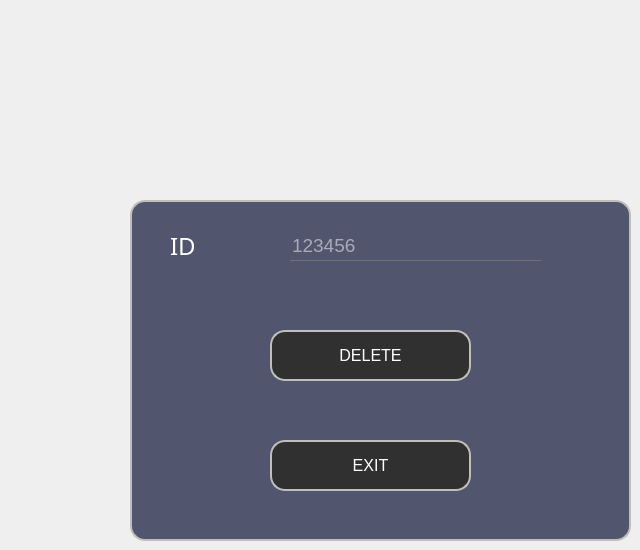
    <widget class="QWidget" name="tab_27">
     <attribute name="title">
      <string>tab25 supprimeraj</string>
     </attribute>
     <widget class="QFrame" name="add_employee_9">
      <property name="geometry">
       <rect>
        <x>130</x>
        <y>200</y>
        <width>501</width>
        <height>341</height>
       </rect>
      </property>
      <property name="styleSheet">
       <string notr="true">QFrame
{
	background:#51556e;
border: 2px solid #bfbeba;
    border-radius:15px;
}</string>
      </property>
      <property name="frameShape">
       <enum>QFrame::StyledPanel</enum>
      </property>
      <property name="frameShadow">
       <enum>QFrame::Raised</enum>
      </property>
      <widget class="QLabel" name="label_51">
       <property name="geometry">
        <rect>
         <x>380</x>
         <y>450</y>
         <width>231</width>
         <height>171</height>
        </rect>
       </property>
       <property name="text">
        <string/>
       </property>
       <property name="pixmap">
        <pixmap>D:/QTprojet/smart court.png</pixmap>
       </property>
       <property name="scaledContents">
        <bool>true</bool>
       </property>
      </widget>
      <widget class="QPushButton" name="pb_supp">
       <property name="geometry">
        <rect>
         <x>140</x>
         <y>130</y>
         <width>201</width>
         <height>51</height>
        </rect>
       </property>
       <property name="font">
        <font>
         <pointsize>12</pointsize>
        </font>
       </property>
       <property name="styleSheet">
        <string notr="true">*{
color:white;
border-radius: 15px;
background:#303030;
border: 2px solid #bfbeba;
}

*:hover
{
	color:#303030;
	border-radius:15px;
	background:white;
border: 2px solid #bfbeba;
}</string>
       </property>
       <property name="text">
        <string>DELETE</string>
       </property>
      </widget>
      <widget class="QLineEdit" name="le_supp">
       <property name="geometry">
        <rect>
         <x>160</x>
         <y>30</y>
         <width>251</width>
         <height>31</height>
        </rect>
       </property>
       <property name="font">
        <font>
         <pointsize>14</pointsize>
        </font>
       </property>
       <property name="acceptDrops">
        <bool>true</bool>
       </property>
       <property name="styleSheet">
        <string notr="true">*{
background:transparent;
border:none;
color:white;
border-bottom:1px solid #717072;
}</string>
       </property>
       <property name="inputMask">
        <string/>
       </property>
       <property name="text">
        <string/>
       </property>
       <property name="maxLength">
        <number>32767</number>
       </property>
       <property name="echoMode">
        <enum>QLineEdit::Normal</enum>
       </property>
       <property name="placeholderText">
        <string>123456</string>
       </property>
      </widget>
      <widget class="QLabel" name="label_2">
       <property name="geometry">
        <rect>
         <x>40</x>
         <y>20</y>
         <width>51</width>
         <height>51</height>
        </rect>
       </property>
       <property name="styleSheet">
        <string notr="true">*{
    font-family:century gothic;
    font-size:24px;
	color:white;
   border:none;
}

</string>
       </property>
       <property name="text">
        <string>ID</string>
       </property>
      </widget>
      <widget class="QPushButton" name="EXIT_6">
       <property name="geometry">
        <rect>
         <x>140</x>
         <y>240</y>
         <width>201</width>
         <height>51</height>
        </rect>
       </property>
       <property name="font">
        <font>
         <pointsize>12</pointsize>
        </font>
       </property>
       <property name="styleSheet">
        <string notr="true">*{
color:white;
border-radius: 15px;
background:#303030;
border: 2px solid #bfbeba;
}

*:hover
{
	color:#303030;
	border-radius:15px;
	background:white;
border: 2px solid #bfbeba;
}</string>
       </property>
       <property name="text">
        <string>EXIT</string>
       </property>
      </widget>
      <zorder>label_51</zorder>
      <zorder>EXIT_6</zorder>
      <zorder>pb_supp</zorder>
      <zorder>label_2</zorder>
      <zorder>le_supp</zorder>
     </widget>
    </widget>
